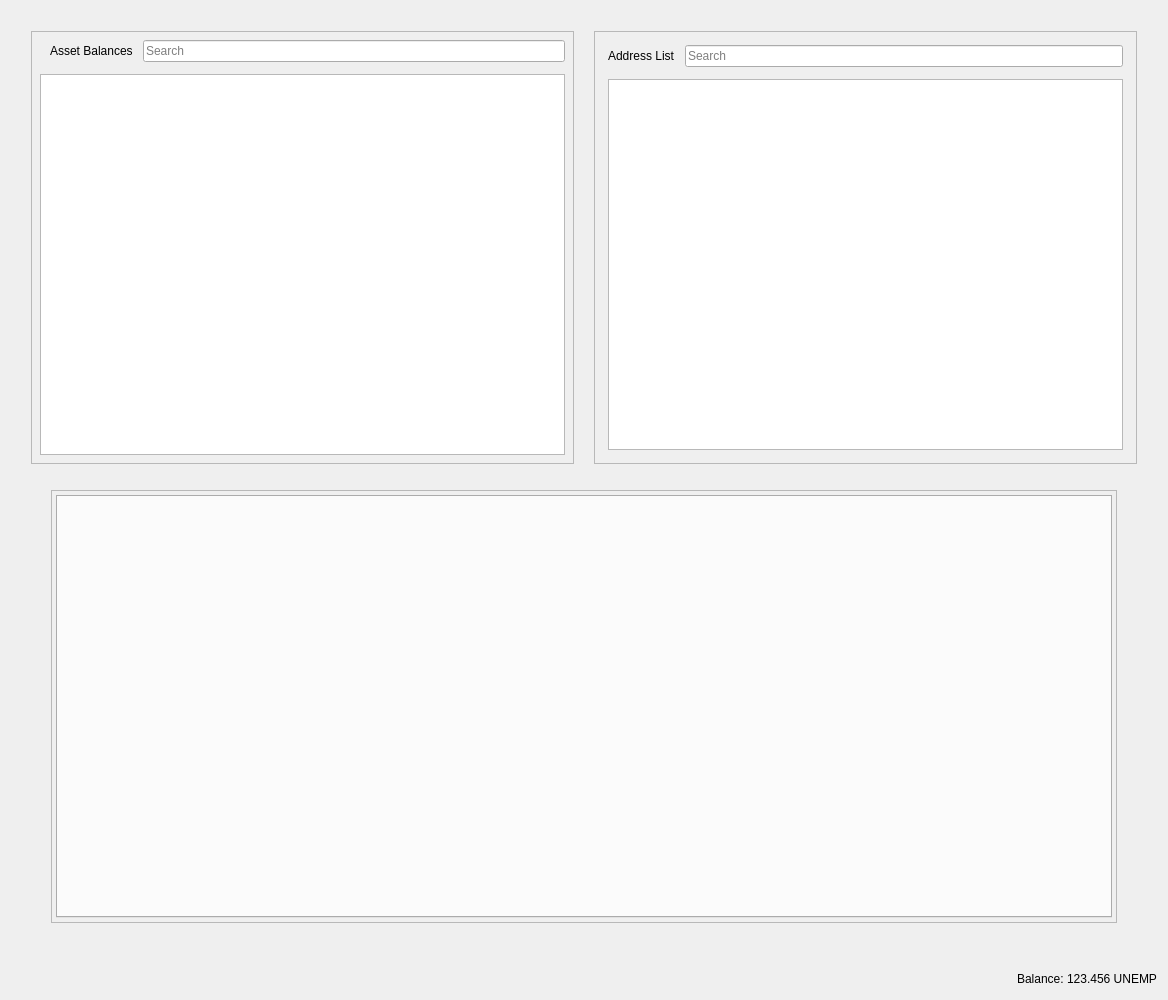
<?xml version="1.0" encoding="UTF-8"?>
<ui version="4.0">
 <class>RestrictedAssetsDialog</class>
 <widget class="QDialog" name="RestrictedAssetsDialog">
  <property name="geometry">
   <rect>
    <x>0</x>
    <y>0</y>
    <width>1168</width>
    <height>1000</height>
   </rect>
  </property>
  <property name="windowTitle">
   <string>Send Coins</string>
  </property>
  <layout class="QVBoxLayout" name="verticalLayout">
   <item>
    <layout class="QHBoxLayout" name="horizontalLayout">
     <property name="spacing">
      <number>20</number>
     </property>
     <property name="leftMargin">
      <number>20</number>
     </property>
     <property name="topMargin">
      <number>20</number>
     </property>
     <property name="rightMargin">
      <number>20</number>
     </property>
     <property name="bottomMargin">
      <number>20</number>
     </property>
     <item>
      <widget class="QFrame" name="frameAssetBalance">
       <property name="frameShape">
        <enum>QFrame::StyledPanel</enum>
       </property>
       <property name="frameShadow">
        <enum>QFrame::Raised</enum>
       </property>
       <layout class="QVBoxLayout" name="verticalLayout_7">
        <property name="spacing">
         <number>12</number>
        </property>
        <property name="leftMargin">
         <number>4</number>
        </property>
        <property name="topMargin">
         <number>4</number>
        </property>
        <property name="rightMargin">
         <number>4</number>
        </property>
        <property name="bottomMargin">
         <number>4</number>
        </property>
        <item>
         <layout class="QVBoxLayout" name="verticalLayout_4">
          <property name="spacing">
           <number>12</number>
          </property>
          <property name="leftMargin">
           <number>4</number>
          </property>
          <property name="topMargin">
           <number>4</number>
          </property>
          <property name="rightMargin">
           <number>4</number>
          </property>
          <property name="bottomMargin">
           <number>4</number>
          </property>
          <item>
           <layout class="QHBoxLayout" name="horizontalLayout_8">
            <property name="spacing">
             <number>10</number>
            </property>
            <property name="leftMargin">
             <number>10</number>
            </property>
            <item>
             <widget class="QLabel" name="labelAssetBalance">
              <property name="text">
               <string>Asset Balances</string>
              </property>
             </widget>
            </item>
            <item>
             <widget class="QLineEdit" name="lineEditAssetSearch">
              <property name="placeholderText">
               <string>Search</string>
              </property>
             </widget>
            </item>
           </layout>
          </item>
          <item>
           <widget class="QTableView" name="listAssets"/>
          </item>
         </layout>
        </item>
       </layout>
      </widget>
     </item>
     <item>
      <widget class="QFrame" name="frameAddressList">
       <property name="frameShape">
        <enum>QFrame::StyledPanel</enum>
       </property>
       <property name="frameShadow">
        <enum>QFrame::Raised</enum>
       </property>
       <layout class="QVBoxLayout" name="verticalLayout_10">
        <property name="spacing">
         <number>12</number>
        </property>
        <item>
         <layout class="QVBoxLayout" name="verticalLayout_9">
          <property name="spacing">
           <number>12</number>
          </property>
          <property name="leftMargin">
           <number>4</number>
          </property>
          <property name="topMargin">
           <number>4</number>
          </property>
          <property name="rightMargin">
           <number>4</number>
          </property>
          <property name="bottomMargin">
           <number>4</number>
          </property>
          <item>
           <layout class="QHBoxLayout" name="horizontalLayout_9">
            <property name="spacing">
             <number>10</number>
            </property>
            <property name="leftMargin">
             <number>0</number>
            </property>
            <property name="topMargin">
             <number>0</number>
            </property>
            <property name="rightMargin">
             <number>0</number>
            </property>
            <property name="bottomMargin">
             <number>0</number>
            </property>
            <item>
             <widget class="QLabel" name="labelAddressList">
              <property name="text">
               <string>Address List</string>
              </property>
             </widget>
            </item>
            <item>
             <widget class="QLineEdit" name="lineEditAddressSearch">
              <property name="placeholderText">
               <string>Search</string>
              </property>
             </widget>
            </item>
           </layout>
          </item>
          <item>
           <widget class="QTableView" name="myAddressList"/>
          </item>
         </layout>
        </item>
       </layout>
      </widget>
     </item>
    </layout>
   </item>
   <item>
    <layout class="QHBoxLayout" name="horizontalLayout_4">
     <property name="spacing">
      <number>34</number>
     </property>
     <property name="leftMargin">
      <number>40</number>
     </property>
     <property name="topMargin">
      <number>0</number>
     </property>
     <property name="rightMargin">
      <number>40</number>
     </property>
     <property name="bottomMargin">
      <number>40</number>
     </property>
     <item>
      <widget class="QFrame" name="tabFrame">
       <property name="frameShape">
        <enum>QFrame::StyledPanel</enum>
       </property>
       <property name="frameShadow">
        <enum>QFrame::Raised</enum>
       </property>
       <layout class="QVBoxLayout" name="verticalLayout_8">
        <property name="spacing">
         <number>12</number>
        </property>
        <property name="leftMargin">
         <number>4</number>
        </property>
        <property name="topMargin">
         <number>4</number>
        </property>
        <property name="rightMargin">
         <number>4</number>
        </property>
        <property name="bottomMargin">
         <number>4</number>
        </property>
        <item>
         <widget class="QTabWidget" name="tabWidget">
          <property name="tabPosition">
           <enum>QTabWidget::North</enum>
          </property>
          <property name="tabShape">
           <enum>QTabWidget::Rounded</enum>
          </property>
          <property name="currentIndex">
           <number>-1</number>
          </property>
          <property name="elideMode">
           <enum>Qt::ElideNone</enum>
          </property>
         </widget>
        </item>
       </layout>
      </widget>
     </item>
    </layout>
   </item>
   <item>
    <layout class="QHBoxLayout" name="horizontalLayout_2">
     <property name="spacing">
      <number>3</number>
     </property>
     <item>
      <spacer name="horizontalSpacer">
       <property name="orientation">
        <enum>Qt::Horizontal</enum>
       </property>
       <property name="sizeHint" stdset="0">
        <size>
         <width>40</width>
         <height>20</height>
        </size>
       </property>
      </spacer>
     </item>
     <item alignment="Qt::AlignRight">
      <widget class="QLabel" name="label">
       <property name="sizePolicy">
        <sizepolicy hsizetype="Preferred" vsizetype="Fixed">
         <horstretch>0</horstretch>
         <verstretch>0</verstretch>
        </sizepolicy>
       </property>
       <property name="text">
        <string>Balance:</string>
       </property>
      </widget>
     </item>
     <item alignment="Qt::AlignRight">
      <widget class="QLabel" name="labelBalance">
       <property name="sizePolicy">
        <sizepolicy hsizetype="Preferred" vsizetype="Fixed">
         <horstretch>0</horstretch>
         <verstretch>0</verstretch>
        </sizepolicy>
       </property>
       <property name="cursor">
        <cursorShape>IBeamCursor</cursorShape>
       </property>
       <property name="text">
        <string notr="true">123.456 UNEMP</string>
       </property>
       <property name="textInteractionFlags">
        <set>Qt::LinksAccessibleByMouse|Qt::TextSelectableByKeyboard|Qt::TextSelectableByMouse</set>
       </property>
      </widget>
     </item>
    </layout>
   </item>
  </layout>
 </widget>
 <resources>
  <include location="../unemploycoin.qrc"/>
 </resources>
 <connections/>
</ui>
